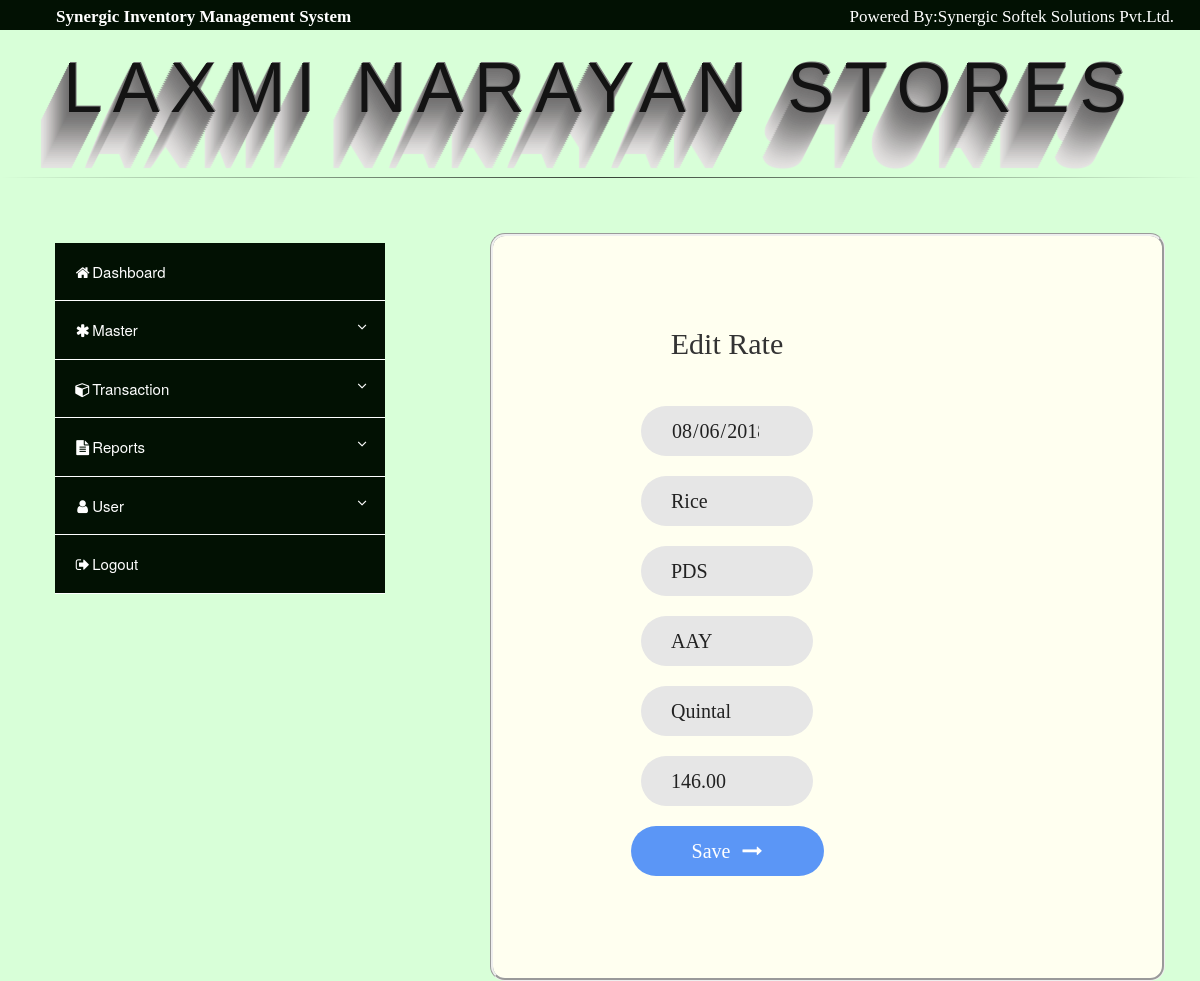
The page /edit/rate_edit.php?effective_dt=2018-08-06&prod_desc=Rice&prod_catg=AAY (signed in) on the database its author committed.
### tables this page shows
CREATE TABLE `m_rate_master` (
  `effective_dt` date NOT NULL,
  `prod_cd` int(10) NOT NULL,
  `prod_desc` varchar(100) NOT NULL,
  `prod_type` varchar(20) NOT NULL,
  `catg_cd` int(10) NOT NULL,
  `prod_catg` varchar(20) NOT NULL,
  `per_unit` varchar(30) DEFAULT NULL,
  `prod_rate` decimal(10,2) NOT NULL DEFAULT '0.00',
  `created_by` varchar(50) DEFAULT NULL,
  `created_dt` datetime DEFAULT NULL,
  `modified_by` varchar(50) DEFAULT NULL,
  `modified_dt` datetime DEFAULT NULL
);

### edit/rate_edit.php (the view, shortened to what this page needs)
<?php
	require("../db/db_connect.php");
	if($_SERVER['REQUEST_METHOD']=="GET"){
		$eftdt	 =	$_GET['effective_dt'];
		$prdesc  =      $_GET['prod_desc'];
		$prdcatg =      $_GET['prod_catg'];
	    $rtv="Select effective_dt,
		    	 prod_type,
			 prod_desc,
			 prod_catg,
			 per_unit,
			 prod_rate
		  from m_rate_master
		  where effective_dt='$eftdt'
		  and   prod_desc   ='$prdesc'
		  and   prod_catg   = '$prdcatg'" ;
	   $result=mysqli_query($db_connect,$rtv);
	   if($result){
		   if(mysqli_num_rows($result) > 0){
	      		$row=mysqli_fetch_assoc($result);
	      		$protype=$row['prod_type'];
	      		$perunit=$row['per_unit'];
	      		$prorate=$row['prod_rate'];
	   	    }
	  }
	}
?>
<html>
	<head>
        <link rel="stylesheet" href="https://maxcdn.bootstrapcdn.com/bootstrap/3.3.7/css/bootstrap.min.css">
        <link rel="stylesheet" type="text/css" href="../css/form_design.css">
        <link rel="stylesheet" type="text/css" href="../css/dashboard.css">
        <link rel="stylesheet" href="https://cdnjs.cloudflare.com/ajax/libs/font-awesome/4.7.0/css/font-awesome.min.css">
    </head>
    <body class="body">
        <?php require '../post/nav.php'; ?>
        <h1 class='elegantshadow'>Laxmi Narayan Stores</h1>
        <hr class='hr'>
        <div class="container" style="margin-left: 10px">
            <div class="row">
                <div class="col-lg-4 col-md-6">
                    <?php require("../post/menu.php"); ?>
                </div>
                <div class="col-lg-8 col-md-6">
                    <div class="container-contact1">
                        <form class="contact1-form validate-form" id="form" action="<?php echo htmlspecialchars($_SERVER['PHP_SELF']); ?>" method="POST">
                                <span class="contact1-form-title">
                                  Edit Rate
                                </span>
                            <div class="wrap-input1 validate-input">
                                <input type="date" class="input1" name="effective_dt" id="effective_dt" value="<?php echo $eftdt; ?>" readonly />
                                <span class="shadow-input1"></span>
                            </div>
                            <div class="wrap-input1 validate-input">
                                <input type="text" class="input1" name="prod_desc" id="prod_desc" value="<?php echo $prdesc; ?>" readonly />
                                <span class="shadow-input1"></span>
                            </div>
                            <div class="wrap-input1 validate-input">
                                <input type="text" class="input1" name="prod_type" id="prod_type" value="<?php echo $protype; ?>" readonly />
                                <span class="shadow-input1"></span>
                            </div>
                            <div class="wrap-input1 validate-input">
                                <input type="text" class="input1" name="prod_catg" id="prod_catg" value="<?php echo $prdcatg; ?>" readonly />
                                <span class="shadow-input1"></span>
                            </div>
                            <div class="wrap-input1 validate-input">
                                <input type="text" class="input1" name="prod_unit" id="prod_unit" value="<?php echo $perunit; ?>" readonly />
                                <span class="shadow-input1"></span>
                            </div>
                            <div class="wrap-input1 validate-input">
                                <input type="text" class="input1" name="prod_rate" id="prod_rate" value="<?php echo $prorate; ?>" />
                                <span class="shadow-input1"></span>
                            </div>
                            <div class="container-contact1-form-btn">
                                <button class="contact1-form-btn">
                                        <span>
                                            Save
                                            <i class="fa fa-long-arrow-right" aria-hidden="true"></i>
                                        </span>
                                </button>
                            </div>
                        </form>
                    </div>
                </div>
            </div>
        </div>
    </body>
</html>

### css/form_design.css (style rules this page uses)
h1,h2,h3,h4,h5,h6 { margin: 0px; }
input { outline: none; border: none; }
button { border: none; background: transparent; }
.container-contact1 { width: auto; background: #fffff0; border-radius: 15px; display: -webkit-box; display: -webkit-flex; display: -moz-box; display: -ms-flexbox; display: flex; flex-wrap: wrap; justify-content: space-between; align-items: center; padding: 90px 130px 88px 148px; border-style: groove; margin-top: 35px; margin-left: 75px; }
.contact1-form { width: 500px; }
.contact1-form-title { display: block; font-family: Montserrat-ExtraBold; font-size: 30px; color: #333333; line-height: 1.2; text-align: center; padding-bottom: 44px; }
input.input1 { height: 50px; border-radius: 25px; padding: 0 30px; }
input.input1 + .shadow-input1 { border-radius: 25px; }
.wrap-input1 { position: relative; width: 100%; z-index: 1; margin-bottom: 20px; }
.input1 { display: block; width: 100%; background: #e6e6e6; font-family: Montserrat-Bold; font-size: 20px; line-height: 1.5; color: #222222; }
.shadow-input1 { display: block; position: absolute; bottom: 0; left: 0; z-index: -1; width: 100%; height: 100%; box-shadow: 0px 0px 0px 0px; color: rgba(87,184,70, 0.5); }
.container-contact1-form-btn { display: -webkit-box; display: -webkit-flex; display: -moz-box; display: -ms-flexbox; display: flex; flex-wrap: wrap; justify-content: center; }
.contact1-form-btn { min-width: 193px; height: 50px; border-radius: 25px; background: #4588f7e0; font-family: Montserrat-Bold; font-size: 20px; line-height: 1.5; color: #fff; display: -webkit-box; display: -webkit-flex; display: -moz-box; display: -ms-flexbox; display: flex; justify-content: center; align-items: center; padding: 0 25px; -webkit-transition: all 0.4s; -o-transition: all 0.4s; -moz-transition: all 0.4s; transition: all 0.4s; }
.contact1-form-btn i { margin-left: 7px; -webkit-transition: all 0.4s; -o-transition: all 0.4s; -moz-transition: all 0.4s; transition: all 0.4s; }
@media (max-width: 1200px) { .contact1-form { width: 44%; } }
.validate-input { position: relative; }

### css/dashboard.css (style rules this page uses)
body { margin: 0; }
.body { background-color: #c5ffc6ab; margin: 0; }
.hr { display: block; width: 100%; margin-top:30px; border: 0; height: 1px; background-image: linear-gradient(to right,rgba(0,0,0,0),rgba(0,0,0,.75),rgba(0,0,0,0)); }
h1 { font-family: "Avant Garde", Avantgarde, "Century Gothic", CenturyGothic, "AppleGothic", sans-serif; font-size: 70px; padding: 20px 10px; text-align: center; text-transform: uppercase; text-rendering: optimizeLegibility; }
.elegantshadow { color: #131313; //background-color: #d9e5d0; letter-spacing: .15em; text-shadow: 1px -1px 0 #767676, -1px 2px 1px #737272, -2px 4px 1px #767474, -3px 6px 1px #787777, -4px 8px 1px #7b7a7a, -5px 10px 1px #7f7d7d, -6px 12px 1px #828181, -7px 14px 1px #868585, -8px 16px 1px #8b8a89, -9px 18px 1px #8f8e8d, -10px 20px 1px #949392, -11px 22px 1px #999897, -12px 24px 1px #9e9c9c, -13px 26px 1px #a3a1a1, -14px 28px 1px #a8a6a6, -15px 30px 1px #adabab, -16px 32px 1px #b2b1b0, -17px 34px 1px #b7b6b5, -18px 36px 1px #bcbbba, -19px 38px 1px #c1bfbf, -20px 40px 1px #c6c4c4, -21px 42px 1px #cbc9c8, -22px 44px 1px #cfcdcd, -23px 46px 1px #d4d2d1, -24px 48px 1px #d8d6d5, -25px 50px 1px #dbdad9, -26px 52px 1px #dfdddc, -27px 54px 1px #e2e0df, -28px 56px 1px #e4e3e2; }

### rows shown on the page
m_rate_master: prod_type "PDS", prod_unit "Quintal", prod_rate "146.00"
